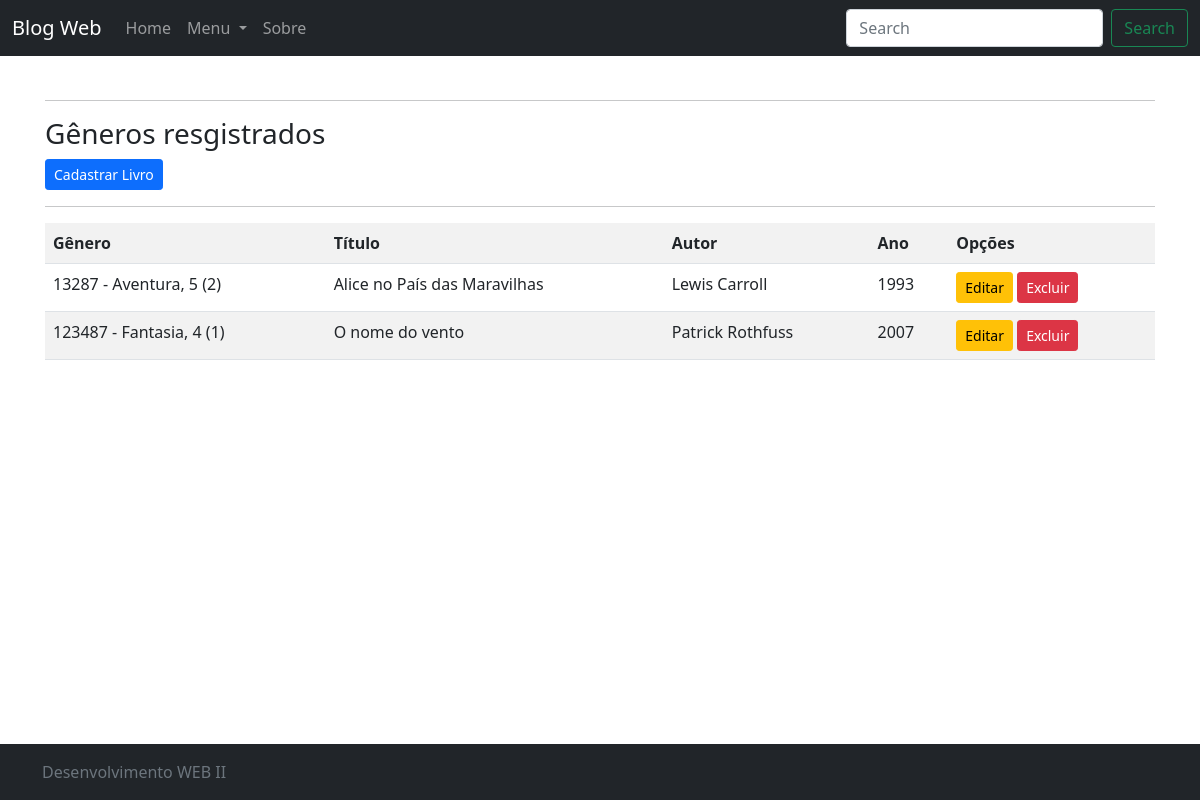
Page /listar/livro/ on the committed database.
### Cadastro/models.py (models this page shows, shortened)
class Livro(models.Model):
    local = models.ForeignKey(Local, on_delete=models.PROTECT)
    titulo = models.CharField(max_length=80, verbose_name="Título")
    autor = models.CharField(max_length=50)
    ano = models.IntegerField()

class Local(models.Model):
    codigo = models.CharField(max_length=6, primary_key=True, verbose_name="Código")
    descricao = models.CharField(max_length=50, verbose_name="Gênero")
    corredor = models.IntegerField()
    estante = models.IntegerField()
    def __str__(self):
        return "{} - {}, {} ({})".format(self.codigo, self.descricao, self.corredor, self.estante)

### Cadastro/views.py (the view)
# urls.py: path('listar/livro/', LivroList.as_view(), name='listar-livro'),
class LivroList(ListView):
    model = Livro
    template_name = 'Cadastro/listaLivro.html'

### Cadastro/templates/Cadastro/listaLivro.html
{% extends 'Pages/modelo.html' %}
{% load static %}
{% block conteudo %}
    <hr>
    <h3>Gêneros resgistrados</h3>
    <a href="{% url 'cadastro-livro' %}" class="btn btn-primary btn-sm float-right">Cadastrar Livro</a>
    <hr>
    <div class="table table-reponsive">
        <table class="table table-striped">
            <tr>
                <th>Gênero</th>
                <th>Título</th>
                <th>Autor</th>
                <th>Ano</th>
                <th>Opções</th>
            </tr>
            {% for livro in object_list %}
            <tr>
                <td>{{ livro.local }}</td>
                <td>{{ livro.titulo }}</td>
                <td>{{ livro.autor }}</td>
                <td>{{ livro.ano }}</td>
                <td>
                    <a href="{% url 'editar-livro' livro.pk %}" class="btn btn-warning btn-sm">Editar</a>
                    <a href="{% url 'excluir-livro' livro.pk %}" class="btn btn-danger btn-sm">Excluir</a>
                </td>
            </tr>
            {% empty %}
            <tr>
                <td colspan="3">Nenhum livro cadastrado</td>
            </tr>
            {% endfor %}
        </table>
    </div>
{% endblock %}

### static/css/style.css (style rules this page uses)
body { background-color: white; }

### rows in the picture
Livro: local "13287 - Aventura, 5 (2)", titulo "Alice no País das Maravilhas", autor "Lewis Carroll", ano "1993"
Livro: local "123487 - Fantasia, 4 (1)", titulo "O nome do vento", autor "Patrick Rothfuss", ano "2007"
